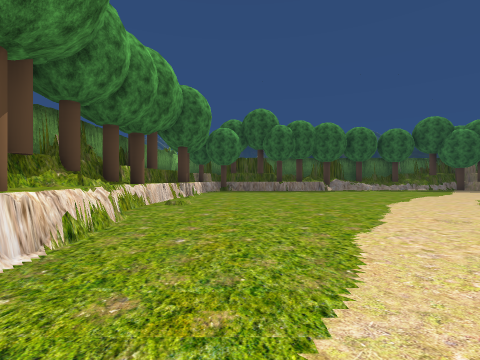
View 1 (above)

13 first-person views from a walk through a Unity game level. The camera is 1.2 m above the floor, looks level and sees 85° across. The floor is counted in squares, 2 m on a side. Each view is taken from the middle of a square. On the plan, view 1 faces up. The plan holds only what a view shows up to about 9 squares ahead; the rest is blank. The place goes on beyond the plan. Some trees and plants on the terrain are drawn as simple stand-ins. The player character is not drawn. Some surface patterns are stand-ins.

View 2
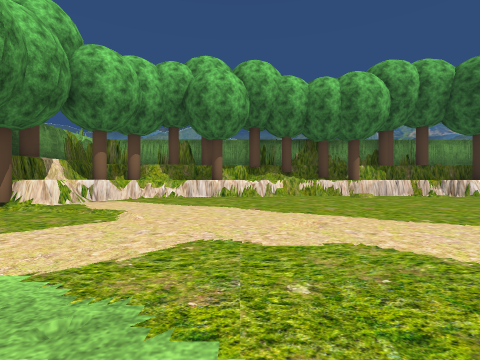

View 3
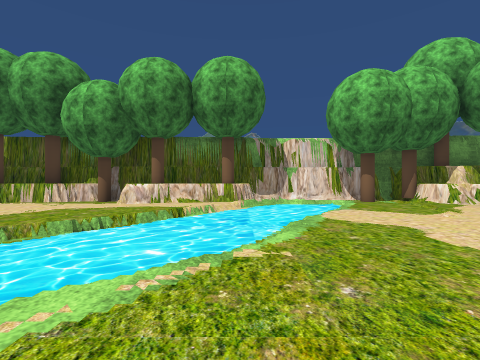

View 4
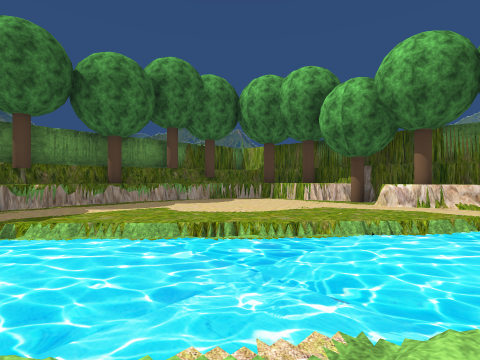

View 5
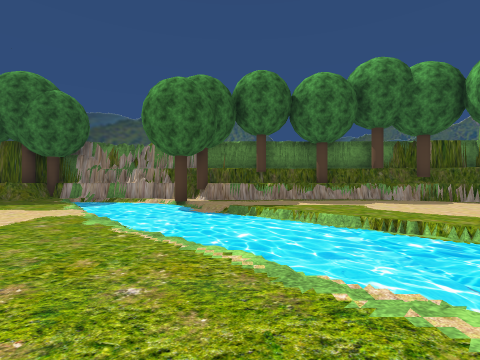

View 6
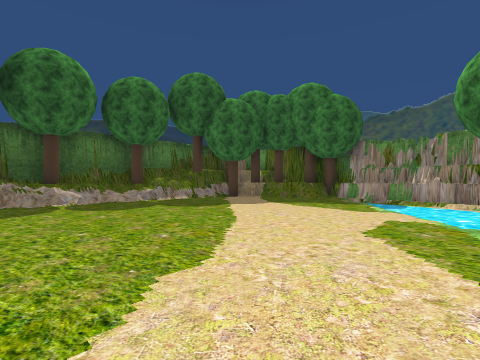

View 7
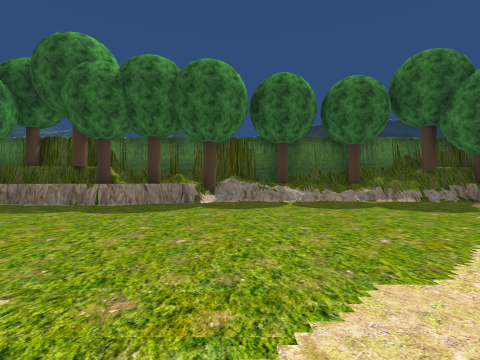

View 8
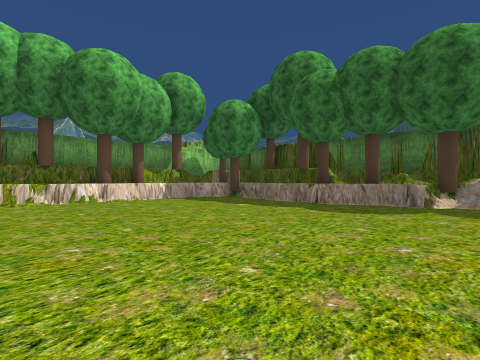

View 9
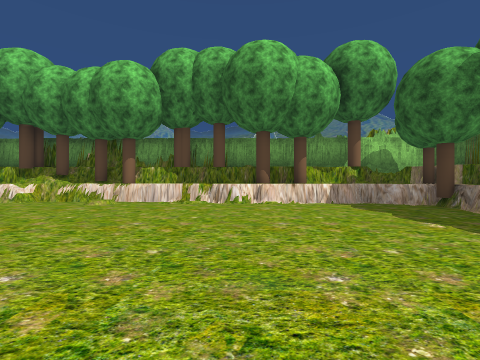

View 10
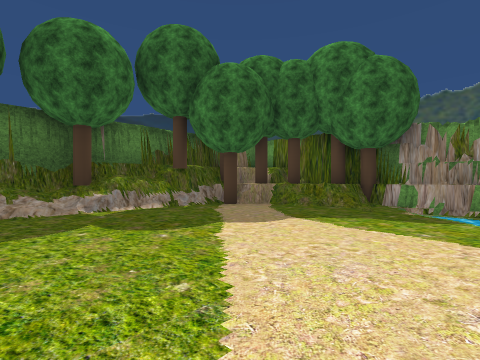

View 11
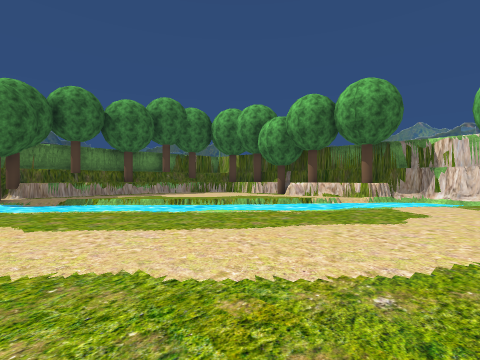

View 12
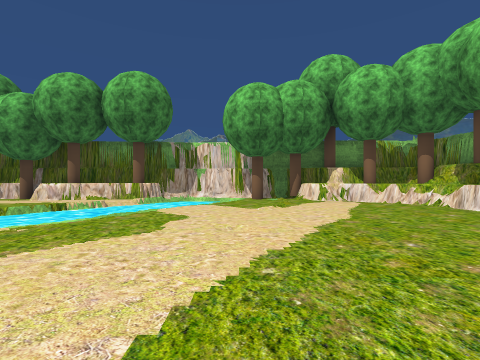

View 13
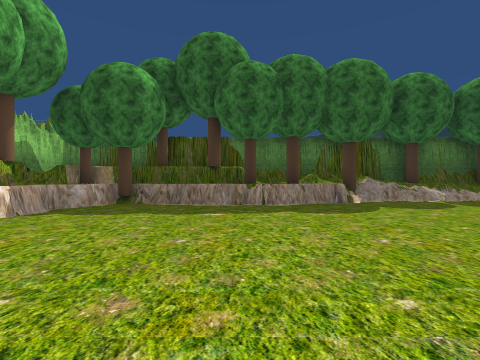

### Floor plan
Key: @ floor where view 1 was taken; # wall or solid block; . main floor; - floor 0.25 m lower than the main floor; / step, stairs or slope; = window, fence, low wall or low ledge; ^ raised ledge; T tree; O other object.
Columns run from 3 left of view 1 to 16 right of it. Each row starts with its distance up from view 1.
 17       ########
 16  #####^T^^T####TO##
 15 #^T^^T^^T.......TT#
 14 #^...............T^
 13 #^...............^T
 12 #T.............../T
 11 #T.............../#
 10 #^.............//-##
  9 #^............ --/#
  8 #............=---T#
  7 T............---/T#
  6 T........../---/.^#
  5 T........./---/..^#
  4 T^......./---/....#
  3 T^.......---/.....#
  2 #T......=--......^#
  1 #^...../---......^T
  0  T^@.../--.......^T
 -1  #T^^.T--#^T^.^^T#
 -2    #T#####^#######

Positions as (right, up) in squares from view 1, and headings:
1: (0, 0), facing up
2: (6, 3), facing left
3: (6, 6), facing down
4: (7, 6), facing down-right
5: (6, 6), facing right
6: (6, 8), facing up-right
7: (6, 8), facing up
8: (6, 8), facing up-left
9: (5, 10), facing left
10: (8, 10), facing up-right
11: (3, 8), facing down-right
12: (3, 7), facing down
13: (2, 8), facing up
